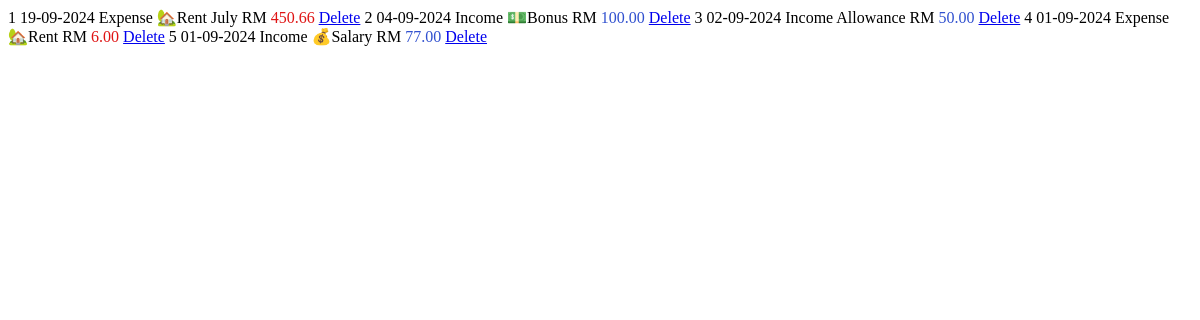
Before: /default_table with the older database file.
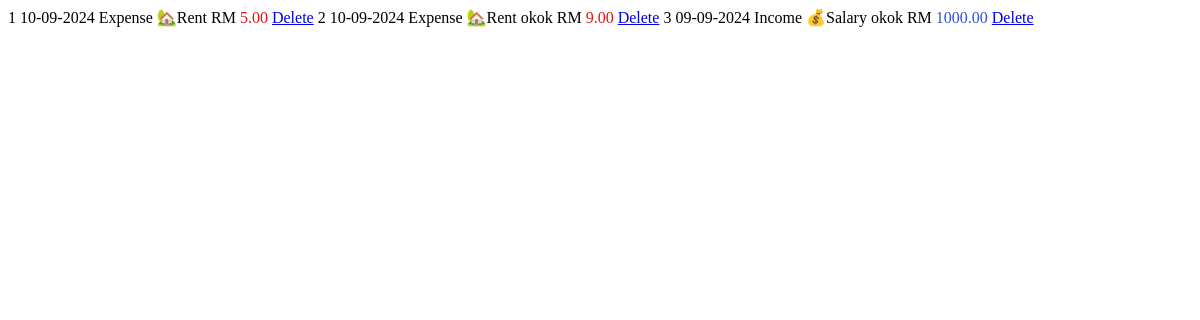
After: the same page with the newer database file.
### application/models.py (models this page shows, shortened)
class add_expenses(db.Model):
    id = db.Column(db.Integer, primary_key=True)
    amount = db.Column(db.Double, nullable=False)
    category = db.Column(db.String(30),nullable=False)
    date = db.Column(db.DateTime, nullable=False)
    type = db.Column(db.String(10), nullable=False, default= 'Expense')
    nota = db.Column(db.String(15))

class add_incomes(db.Model):
    id = db.Column(db.Integer, primary_key=True)
    amount = db.Column(db.Double, nullable=False)
    category = db.Column(db.String(30),nullable=False)
    date = db.Column(db.DateTime, nullable=False)
    type = db.Column(db.String(10), nullable=False, default= 'Income')
    nota = db.Column(db.String(15))

### application/routes.py (the view)
@app.route('/default_table')
def default_table():
    expenses = add_expenses.query.order_by(add_expenses.date.desc()).all()
    incomes = add_incomes.query.order_by(add_incomes.date.desc()).all()
    entries = []
    for expense in expenses:
        entries.append({
            'id': expense.id,
            'date': expense.date,
            'type': expense.type,
            'category': expense.category,  # Assuming a category field exists
            'amount': expense.amount,
            'nota': expense.nota
        })
    for income in incomes:
        entries.append({
            'id': income.id,
            'date': income.date,
            'type': income.type,
            'category': income.category,  # Assuming the source acts as a category
            'amount': income.amount,
            'nota': income.nota
        })
    entries.sort(key=lambda x: x['date'], reverse=True)
    return render_template('default_table.html', entries=entries)

### application/templates/default_table.html
{% for entry in entries %}
<tr>
    <th scope="row">{{loop.index}}</th>
    <td>{{entry.date.strftime("%d-%m-%Y")}}</td>
    <td>{{entry.type}}</td>
    <td>{{entry.category }}</td>
    <td>{{entry.nota }}</td>
    {% if entry.type == 'Expense' %}
    <td class="amount-field">RM <span style="color: rgb(223, 20, 20);">{{ "{:.2f}".format(entry.amount) }}</span></td>
    {% else %}
    <td class="amount-field">RM <span style="color: rgb(49, 81, 207);">{{ "{:.2f}".format(entry.amount) }}</span></td>
    {% endif %}
    <td><a href="{{ url_for('delete', entry_id = entry.id, entry_type = entry.type, next =url_for('index') ) }}"  class="btn btn-outline-danger btn-sm">Delete</a></td>
</tr>
{% endfor %}

Changed rows visible on the page:
removed add_incomes: date "04-09-2024", type "Income", category "💵Bonus", amount "100.00"
removed add_incomes: date "02-09-2024", type "Income", category "Allowance", amount "50.00"
removed add_expenses: date "01-09-2024", type "Expense", category "🏡Rent", amount "6.00"
removed add_incomes: date "01-09-2024", type "Income", category "💰Salary", amount "77.00"
added add_expenses: date "10-09-2024", type "Expense", category "🏡Rent", amount "5.00"
changed add_expenses: date "19-09-2024" → "10-09-2024"; nota "July" → "okok"; amount "450.66" → "9.00"
added add_incomes: date "09-09-2024", type "Income", category "💰Salary", nota "okok", amount "1000.00"
